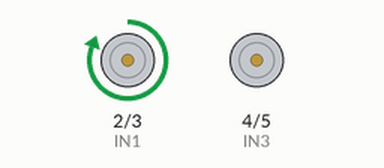
A sketch run on a simulated Arduino Uno, built with avr-gcc and run on an emulated ATmega328P. On the bench: motor-driver pin pairs drawn as motors (green arrow = first pin HIGH = forward, orange = second pin HIGH = backward, longer = more drive).

Above: at 1.0 s.
At 3.0 s:
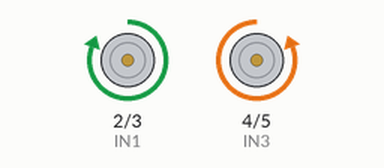
At 5.0 s:
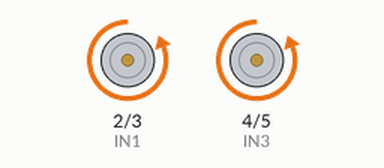
At 9.0 s:
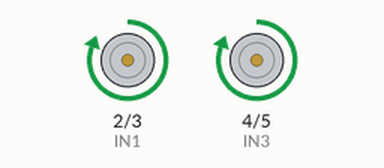
Timing chart, 0 to 10.4 s (numbered marks = the images above):
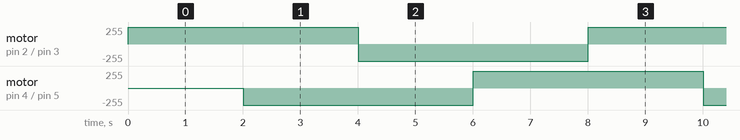

The sketch:

DC_Motor_using_L293D.ino
```cpp
#define IN1 2
#define IN2 3 //for controlling Motor1

#define IN3 4
#define IN4 5 //for controlling Motor 2

void setup()
{
  pinMode(IN1, OUTPUT);
  pinMode(IN2, OUTPUT);
  pinMode(IN3, OUTPUT);
  pinMode(IN4, OUTPUT);
  Serial.begin(9600);
}

void loop()
{
  digitalWrite(IN1, HIGH);
  digitalWrite(IN2, LOW); //Motor1 -> Reverse Direction
  delay(2000);
  digitalWrite(IN4, HIGH);
  digitalWrite(IN3, LOW); // Motor2 .-> Forward Direction along with Motor 1 in Reverse Direction
  delay(2000);
  digitalWrite(IN2, HIGH);
  digitalWrite(IN1, LOW); //Motor1 -> Forward Direction along with Motor 2 in Forward Direction
  delay(2000);
  digitalWrite(IN3, HIGH);
  digitalWrite(IN4, LOW);  //Motor 2 -> Reverse Direction along with Motor 1 in Foward Direction
  delay(2000);
}
```

Measured:
- by itself, motor on pin 2 (IN1) / pin 3 (IN2), motor on pin 4 (IN3) / pin 5 (IN4): alternates forward 255/255 for 4.0 s and backward 255/255 for 4.0 s
